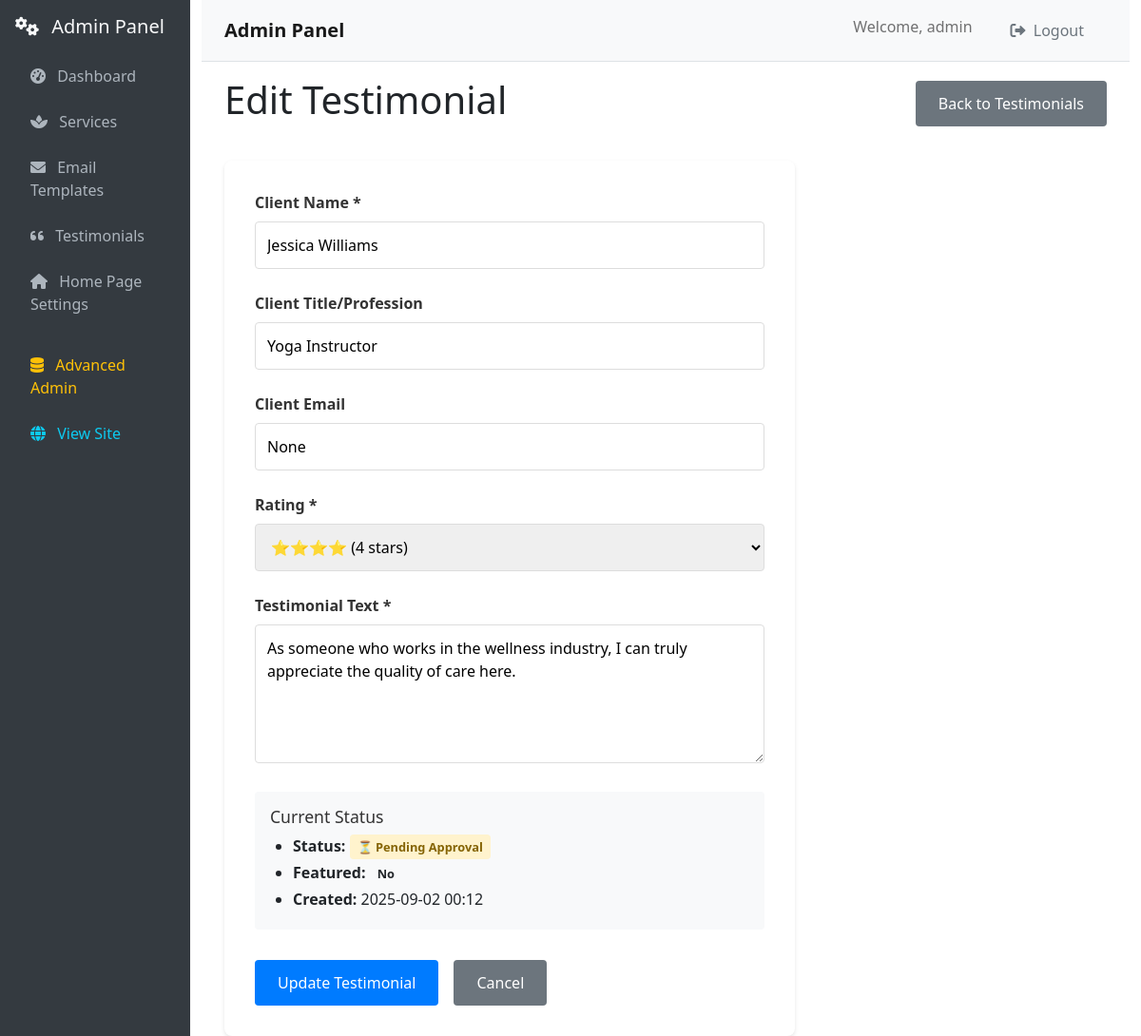
The page /testimonials/admin/edit/4 (signed in) on the database as committed earlier.
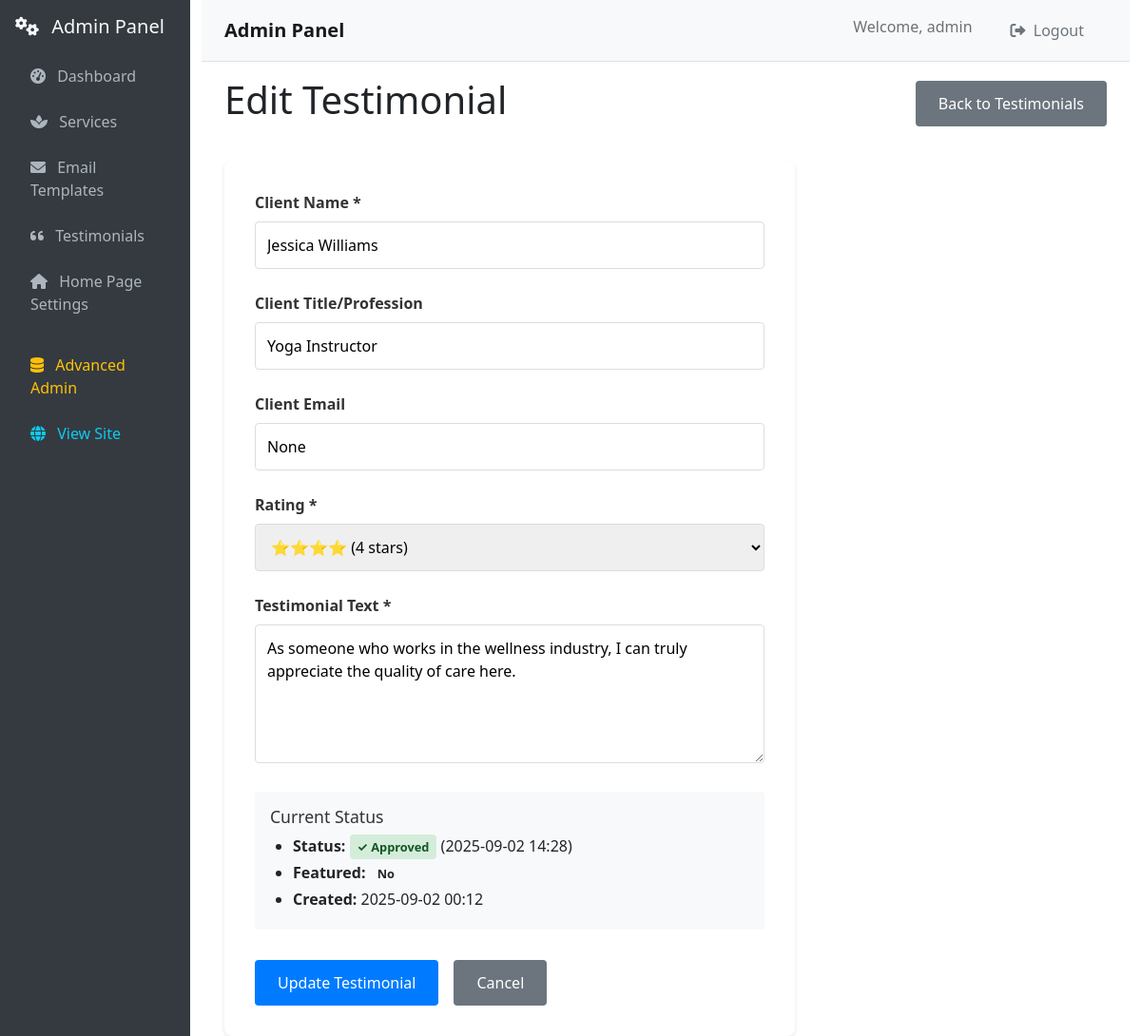
The same page on the database as committed later.
### db/models.py (models this page shows, shortened)
class Testimonial(db.Model):
    __tablename__ = "testimonials"
    id = db.Column(db.Integer, primary_key=True)
    client_name = db.Column(db.String(100), nullable=False)
    client_title = db.Column(db.String(100), nullable=True)  # Job title or profession
    testimonial_text = db.Column(db.Text, nullable=False)
    rating = db.Column(db.Integer, nullable=False, default=5)  # 1-5 star rating
    is_approved = db.Column(db.Boolean, default=False, nullable=False)  # Admin approval
    is_featured = db.Column(db.Boolean, default=False, nullable=False)  # Show on homepage
    email = db.Column(db.String(120), nullable=True)  # Optional client email
    created_at = db.Column(db.DateTime, default=db.func.now())
    updated_at = db.Column(db.DateTime, default=db.func.now(), onupdate=db.func.now())
    approved_at = db.Column(db.DateTime, nullable=True)
    approved_by = db.Column(db.Integer, db.ForeignKey('users.id'), nullable=True)
    approver = db.relationship('User', backref=db.backref('approved_testimonials', lazy=True))

### routes/testimony.py (the view, shortened to what this page needs)
@testimony_bp.route('/admin/edit/<int:testimonial_id>', methods=['GET', 'POST'])
@admin_required
def edit_testimonial(testimonial_id):
    testimonial = Testimonial.query.get_or_404(testimonial_id)
    return render_template('admin/edit_testimonial.html', testimonial=testimonial)

### flask_app.py (called while the page is built)
@login_manager.user_loader
def load_user(user_id):
    return User.query.get(int(user_id))

### routes/testimony.py (called while the page is built)
def admin_required(f):
    @wraps(f)
    def decorated_function(*args, **kwargs):
        if not current_user.is_authenticated:
            flash('Please log in to access this page.', 'error')
            return redirect(url_for('auth.login'))
        if not hasattr(current_user, 'role') or current_user.role.name != 'admin':
            flash('Access denied. Admin role required.', 'error')
            return redirect(url_for('home'))
        return f(*args, **kwargs)
    return decorated_function

### templates/admin/edit_testimonial.html (shortened to what this page needs)
{% extends "admin/base.html" %}
{% block content %}
<div class="admin-header">
    <h1>{{ 'Edit' if testimonial else 'Create' }} Testimonial</h1>
    <a href="{{ url_for('admin_panel.admin_testimonials') }}" class="btn btn-secondary">Back to Testimonials</a>
</div>
<form method="POST" class="testimonial-form">
    <div class="form-group">
        <label for="client_name">Client Name *</label>
        <input type="text"
               id="client_name"
               name="client_name"
               value="{{ testimonial.client_name if testimonial else '' }}"
               required
               placeholder="Enter client name">
    </div>
    <div class="form-group">
        <label for="client_title">Client Title/Profession</label>
        <input type="text"
               id="client_title"
               name="client_title"
               value="{{ testimonial.client_title if testimonial else '' }}"
               placeholder="e.g., Marketing Executive, Teacher, etc.">
    </div>
    <div class="form-group">
        <label for="email">Client Email</label>
        <input type="email"
               id="email"
               name="email"
               value="{{ testimonial.email if testimonial else '' }}"
               placeholder="client@example.com">
    </div>
    <div class="form-group">
        <label for="rating">Rating *</label>
        <select id="rating" name="rating" required>
            <option value="4" {{ 'selected' if testimonial and testimonial.rating == 4 else '' }}>⭐⭐⭐⭐ (4 stars)</option>
        </select>
    </div>
    <div class="form-group">
        <label for="testimonial_text">Testimonial Text *</label>
        <textarea id="testimonial_text"
                  name="testimonial_text"
                  rows="5"
                  required
                  placeholder="Enter the testimonial text...">{{ testimonial.testimonial_text if testimonial else '' }}</textarea>
    </div>
    {% if testimonial %}
    <div class="form-info">
        <h3>Current Status</h3>
        <ul>
            <li><strong>Status:</strong>
                {% if testimonial.is_approved %}
                    <span class="status approved">✓ Approved</span>
                    {% if testimonial.approved_at %}
                        ({{ testimonial.approved_at.strftime('%Y-%m-%d %H:%M') }})
                    {% endif %}
                {% else %}
                    <span class="status pending">⏳ Pending Approval</span>
                {% endif %}
            </li>
            <li><strong>Featured:</strong>
                {% if testimonial.is_featured %}
                    <span class="status featured">⭐ Yes</span>
                {% else %}
                    <span class="status">No</span>
                {% endif %}
            </li>
            <li><strong>Created:</strong> {{ testimonial.created_at.strftime('%Y-%m-%d %H:%M') }}</li>
        </ul>
    </div>
    {% endif %}
    <div class="form-actions">
        <button type="submit" class="btn btn-primary">
            {{ 'Update' if testimonial else 'Create' }} Testimonial
        </button>
        <a href="{{ url_for('admin_panel.admin_testimonials') }}" class="btn btn-secondary">Cancel</a>
    </div>
</form>
{% endblock %}

Rows that differ between the two databases and show on the page:
changed Testimonial "Jessica Williams": is_approved False → True (drawn); approved_at (not shown) → "2025-09-02 14:28"
Other text that changed with them:
text no longer shown: "⏳ Pending Approval"
text now shown: "✓ Approved ( )"
